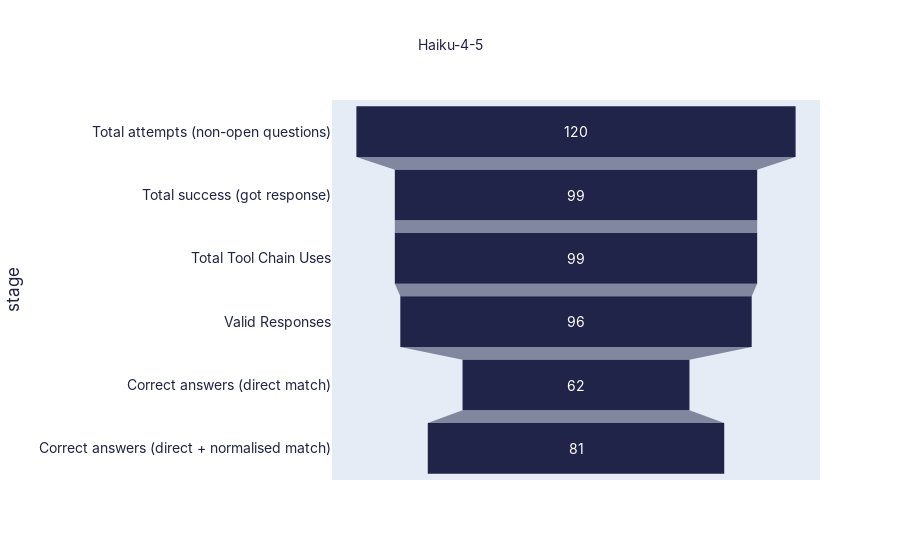

This figure's notebook cell:
### Code cell
data = dict(
    number=[total_non_open, non_open_success, 
            non_open_tool_chains, non_open_suc_valid, 
            non_open_correct_raw, non_open_correct_norm
            ],
    stage=["Total attempts (non-open questions)", "Total success (got response)", 
           "Total Tool Chain Uses", "Valid Responses",
           "Correct answers (direct match)", "Correct answers (direct + normalised match)"
           ])

fig = px.funnel(data, x='number', y='stage', title=model.title(),
                color_discrete_sequence=["#1f2448"])

fig.update_layout(title_font_size=14, title_x=0.5)  # optional tweaks


fig.update_layout(
    font=dict(family="Inter, sans-serif", size=14, color="#1f2444")
)

fig.write_image(f"results/images/{model}_results_funnel.png", scale=300/96)
fig.show()

### Figure 1 — Plotly figure (JSON) as saved in the notebook; plotly's stock layout.template omitted (floating-point values rounded to 4 significant figures)
{"data": [{"hovertemplate": "number=%{x}<br>stage=%{y}<extra></extra>", "legendgroup": "", "marker": {"color": "#1f2448"}, "name": "", "orientation": "h", "showlegend": false, "type": "funnel", "x": [120, 99, 99, 96, 62, 81], "xaxis": "x", "y": ["Total attempts (non-open questions)", "Total success (got response)", "Total Tool Chain Uses", "Valid Responses", "Correct answers (direct match)", "Correct answers (direct + normalised match)"], "yaxis": "y"}], "layout": {"font": {"color": "#1f2444", "family": "Inter, sans-serif", "size": 14}, "legend": {"tracegroupgap": 0}, "title": {"font": {"size": 14}, "text": "Haiku-4-5", "x": 0.5}, "xaxis": {"anchor": "y", "domain": [0, 1], "title": {"text": "number"}}, "yaxis": {"anchor": "x", "domain": [0, 1], "title": {"text": "stage"}}}}
